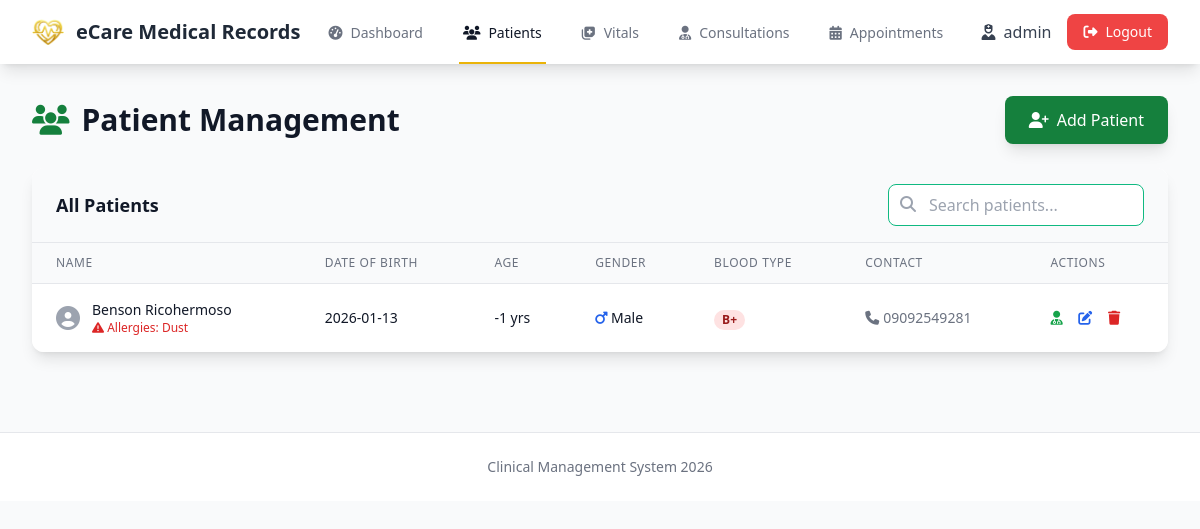
The app's page /patients (signed in) with its own data.
### tables this page shows
CREATE TABLE patients (
            id INTEGER PRIMARY KEY AUTOINCREMENT,
            name TEXT NOT NULL,
            date_of_birth TEXT NOT NULL,
            gender TEXT NOT NULL,
            blood_type TEXT,
            allergies TEXT,
            contact TEXT,
            address TEXT,
            payment_method TEXT,
            created_at TIMESTAMP DEFAULT CURRENT_TIMESTAMP,
            updated_at TIMESTAMP DEFAULT CURRENT_TIMESTAMP
        );

### app.py (the view)
@app.route('/patients')
@login_required
def patients():
    db = get_db()
    patients_list = db.execute(
        'SELECT * FROM patients ORDER BY name'
    ).fetchall()
    today = datetime.now().strftime('%Y-%m-%d')
    return render_template('patients.html', patients=patients_list, today=today)

### app.py (called while the page is built)
def login_required(f):
    @wraps(f)
    def decorated_function(*args, **kwargs):
        if 'user_id' not in session:
            flash('Please log in to access this page.', 'warning')
            return redirect(url_for('login'))
        return f(*args, **kwargs)
    return decorated_function

### models/database.py (called while the page is built)
def get_db():
    if 'db' not in g:
        g.db = sqlite3.connect(
            current_app.config['DATABASE'],
            detect_types=sqlite3.PARSE_DECLTYPES
        )
        g.db.row_factory = sqlite3.Row
        g.db.execute('PRAGMA foreign_keys = ON')
    return g.db

### templates/patients.html (shortened to what this page needs)
{% extends "layout.html" %}
{% block content %}
<div class="slide-in">
    <div class="flex justify-between items-center mb-6">
        <h1 class="text-3xl font-bold text-gray-900">
            <i class="fas fa-users mr-3 text-green-700"></i>Patient Management
        </h1>
        <button onclick="openAddPatientModal()"
                class="bg-green-700 hover:bg-green-800 text-white px-6 py-3 rounded-lg font-medium shadow-lg">
            <i class="fas fa-user-plus mr-2"></i>Add Patient
        </button>
    </div>
    <div class="bg-white rounded-xl shadow-lg overflow-hidden">
        <div class="px-6 py-4 bg-gray-50 border-b">
            <div class="flex justify-between items-center">
                <h2 class="text-lg font-semibold text-gray-900">All Patients</h2>
                <div class="relative">
                    <input type="text"
                           id="searchPatient"
                           placeholder="Search patients..."
                           onkeyup="searchPatients()"
                           class="w-64 px-4 py-2 pl-10 border border-gray-300 rounded-lg focus:outline-none focus:ring-2 focus:ring-green-500">
                    <i class="fas fa-search absolute left-3 top-3 text-gray-400"></i>
                </div>
            </div>
        </div>
        {% if patients %}
        <div class="overflow-x-auto">
            <table class="min-w-full divide-y divide-gray-200">
                <thead class="bg-gray-50">
                    <tr>
                        <th class="px-6 py-3 text-left text-xs font-medium text-gray-500 uppercase tracking-wider">Name</th>
                        <th class="px-6 py-3 text-left text-xs font-medium text-gray-500 uppercase tracking-wider">Date of Birth</th>
                        <th class="px-6 py-3 text-left text-xs font-medium text-gray-500 uppercase tracking-wider">Age</th>
                        <th class="px-6 py-3 text-left text-xs font-medium text-gray-500 uppercase tracking-wider">Gender</th>
                        <th class="px-6 py-3 text-left text-xs font-medium text-gray-500 uppercase tracking-wider">Blood Type</th>
                        <th class="px-6 py-3 text-left text-xs font-medium text-gray-500 uppercase tracking-wider">Contact</th>
                        <th class="px-6 py-3 text-left text-xs font-medium text-gray-500 uppercase tracking-wider">Actions</th>
                    </tr>
                </thead>
                <tbody id="patientsTableBody" class="bg-white divide-y divide-gray-200">
                    {% for patient in patients %}
                    <tr class="hover:bg-gray-50">
                        <td class="px-6 py-4 whitespace-nowrap">
                            <div class="flex items-center">
                                <i class="fas fa-user-circle text-gray-400 text-2xl mr-3"></i>
                                <div>
                                    <div class="text-sm font-medium text-gray-900">{{ patient.name }}</div>
                                    {% if patient.allergies %}
                                    <div class="text-xs text-red-600">
                                        <i class="fas fa-exclamation-triangle"></i> Allergies: {{ patient.allergies }}
                                    </div>
                                    {% endif %}
                                </div>
                            </div>
                        </td>
                        <td class="px-6 py-4 whitespace-nowrap text-sm text-gray-900">{{ patient.date_of_birth }}</td>
                        <td class="px-6 py-4 whitespace-nowrap text-sm text-gray-900">
                            <span class="calculate-age" data-dob="{{ patient.date_of_birth }}"></span>
                        </td>
                        <td class="px-6 py-4 whitespace-nowrap text-sm text-gray-900">
                            {% if patient.gender == 'Male' %}
                            <i class="fas fa-mars text-blue-600"></i>
                            {% else %}
                            <i class="fas fa-venus text-pink-600"></i>
                            {% endif %}
                            {{ patient.gender }}
                        </td>
                        <td class="px-6 py-4 whitespace-nowrap">
                            <span class="px-2 inline-flex text-xs leading-5 font-semibold rounded-full bg-red-100 text-red-800">
                                {{ patient.blood_type or 'N/A' }}
                            </span>
                        </td>
                        <td class="px-6 py-4 whitespace-nowrap text-sm text-gray-500">
                            {% if patient.contact %}
                            <i class="fas fa-phone mr-1"></i>{{ patient.contact }}
                            {% else %}
                            N/A
                            {% endif %}
                        </td>
                        <td class="px-6 py-4 whitespace-nowrap text-sm font-medium">
                            <button type="button"
                                    data-patient-id="{{ patient.id }}"
                                    data-patient-name="{{ patient.name }}"
                                    onclick="showConsultationConfirm(this.dataset.patientId, this.dataset.patientName)"
                                    class="text-green-600 hover:text-green-900 mr-3"
                                    title="Send to Consultation"
                                    aria-label="Send patient {{ patient.name }} to consultation">
                                <i class="fas fa-user-md"></i>
                            </button>
                            <button type="button"
                                    data-id="{{ patient.id }}"
                                    data-name="{{ patient.name }}"
                                    data-dob="{{ patient.date_of_birth }}"
                                    data-gender="{{ patient.gender }}"
                                    data-blood="{{ patient.blood_type }}"
                                    data-allergies="{{ patient.allergies }}"
                                    data-contact="{{ patient.contact }}"
                                    data-address="{{ patient.address }}"
                                    data-payment="{{ patient.payment_method }}"
                                    onclick="openEditPatientModalFromData(this)"
                                    class="text-blue-600 hover:text-blue-900 mr-3"
                                    title="Edit Patient"
                                    aria-label="Edit patient {{ patient.name }}">
                                <i class="fas fa-edit"></i>
                            </button>
                            <button type="button"
                                    data-patient-id="{{ patient.id }}"
                                    data-patient-name="{{ patient.name }}"
                                    onclick="showDeleteConfirm(this.dataset.patientId, this.dataset.patientName)"
                                    class="text-red-600 hover:text-red-900"
                                    title="Delete Patient"
                                    aria-label="Delete patient {{ patient.name }}">
                                <i class="fas fa-trash"></i>
                            </button>
                        </td>
                    </tr>
                    {% endfor %}
                </tbody>
            </table>
        </div>
        {% else %}
        <div class="text-center py-12 text-gray-500">
            <i class="fas fa-user-slash text-5xl mb-4"></i>
            <p class="text-lg">No patients registered yet.</p>
        </div>
        {% endif %}
    </div>
</div>
{% endblock %}

### static/css/custom.css (style rules this page uses)
input:valid { border-color: #10b981; }

### templates/layout.html (style rules this page uses)
* { box-sizing: border-box; margin: 0; padding: 0; }
body { font-family: system-ui, -apple-system, sans-serif; line-height: 1.6; }
.slide-in { animation: slideIn 0.3s ease-out; }

### records on screen
patients: name "Benson Ricohermoso", allergies "Dust", date_of_birth "2026-01-13", gender "Male", blood_type "B+", contact "09092549281"

### other values on screen
{{ session.username }} "admin"
